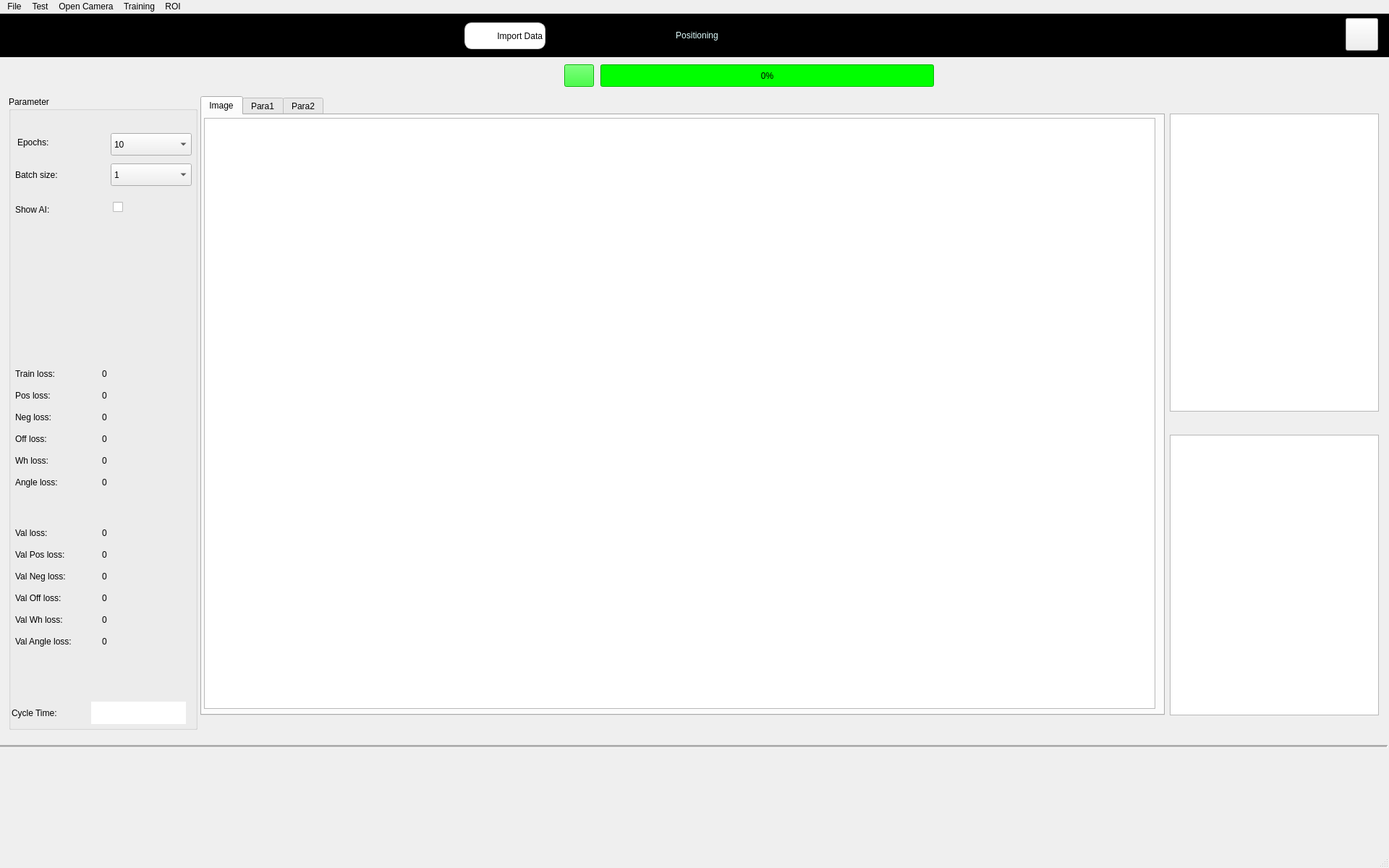
<?xml version="1.0" encoding="UTF-8"?>
<ui version="4.0">
 <class>MainWindow</class>
 <widget class="QMainWindow" name="MainWindow">
  <property name="geometry">
   <rect>
    <x>0</x>
    <y>0</y>
    <width>1920</width>
    <height>1200</height>
   </rect>
  </property>
  <property name="maximumSize">
   <size>
    <width>16777215</width>
    <height>1200</height>
   </size>
  </property>
  <property name="windowTitle">
   <string>MainWindow</string>
  </property>
  <widget class="QWidget" name="centralwidget">
   <widget class="QLabel" name="label">
    <property name="geometry">
     <rect>
      <x>-2</x>
      <y>-1</y>
      <width>1931</width>
      <height>61</height>
     </rect>
    </property>
    <property name="styleSheet">
     <string notr="true">color: rgb(225, 255, 255);
background-color: rgb(0, 0, 0);
font: 24pt &quot;MS Shell Dlg 2&quot;;</string>
    </property>
    <property name="text">
     <string>Positioning</string>
    </property>
    <property name="alignment">
     <set>Qt::AlignCenter</set>
    </property>
   </widget>
   <widget class="QProgressBar" name="progressBar">
    <property name="geometry">
     <rect>
      <x>830</x>
      <y>70</y>
      <width>461</width>
      <height>31</height>
     </rect>
    </property>
    <property name="styleSheet">
     <string notr="true">background-color: rgb(0, 255, 0);</string>
    </property>
    <property name="value">
     <number>0</number>
    </property>
   </widget>
   <widget class="QPushButton" name="Bnt_Traning">
    <property name="geometry">
     <rect>
      <x>780</x>
      <y>70</y>
      <width>41</width>
      <height>31</height>
     </rect>
    </property>
    <property name="autoFillBackground">
     <bool>false</bool>
    </property>
    <property name="styleSheet">
     <string notr="true">background-color: rgb(0, 255, 0);</string>
    </property>
    <property name="text">
     <string/>
    </property>
    <property name="icon">
     <iconset>
      <normaloff>../Icon/model.png</normaloff>../Icon/model.png</iconset>
    </property>
    <property name="iconSize">
     <size>
      <width>25</width>
      <height>25</height>
     </size>
    </property>
    <property name="shortcut">
     <string notr="true"/>
    </property>
    <property name="checkable">
     <bool>false</bool>
    </property>
    <property name="autoRepeat">
     <bool>false</bool>
    </property>
    <property name="autoExclusive">
     <bool>false</bool>
    </property>
    <property name="autoDefault">
     <bool>false</bool>
    </property>
    <property name="default">
     <bool>false</bool>
    </property>
    <property name="flat">
     <bool>false</bool>
    </property>
   </widget>
   <widget class="QLabel" name="label_13">
    <property name="geometry">
     <rect>
      <x>294</x>
      <y>75</y>
      <width>70</width>
      <height>28</height>
     </rect>
    </property>
    <property name="styleSheet">
     <string notr="true">font: 10pt &quot;MS Shell Dlg 2&quot;;</string>
    </property>
    <property name="text">
     <string/>
    </property>
    <property name="pixmap">
     <pixmap>../Icon/icons8-gpu-64.png</pixmap>
    </property>
   </widget>
   <widget class="QLabel" name="La_Device">
    <property name="geometry">
     <rect>
      <x>367</x>
      <y>73</y>
      <width>142</width>
      <height>31</height>
     </rect>
    </property>
    <property name="styleSheet">
     <string notr="true">font: 10pt &quot;Segoe UI&quot;;
font: 700 9pt &quot;Segoe UI&quot;;</string>
    </property>
    <property name="text">
     <string/>
    </property>
   </widget>
   <widget class="QLabel" name="La_Training_Process">
    <property name="geometry">
     <rect>
      <x>1350</x>
      <y>70</y>
      <width>271</width>
      <height>26</height>
     </rect>
    </property>
    <property name="styleSheet">
     <string notr="true">font: 10pt &quot;Segoe UI&quot;;</string>
    </property>
    <property name="text">
     <string/>
    </property>
   </widget>
   <widget class="QLabel" name="label_7">
    <property name="geometry">
     <rect>
      <x>715</x>
      <y>945</y>
      <width>1121</width>
      <height>31</height>
     </rect>
    </property>
    <property name="styleSheet">
     <string notr="true">font: 10pt &quot;Segoe UI&quot;;</string>
    </property>
    <property name="text">
     <string/>
    </property>
   </widget>
   <widget class="QPushButton" name="Bnt_Quite">
    <property name="geometry">
     <rect>
      <x>1860</x>
      <y>6</y>
      <width>45</width>
      <height>45</height>
     </rect>
    </property>
    <property name="styleSheet">
     <string notr="true">font: 75 15pt &quot;MS Shell Dlg 2&quot;;</string>
    </property>
    <property name="text">
     <string/>
    </property>
    <property name="icon">
     <iconset>
      <normaloff>../Icon/icons8-exit-100.png</normaloff>../Icon/icons8-exit-100.png</iconset>
    </property>
    <property name="iconSize">
     <size>
      <width>30</width>
      <height>30</height>
     </size>
    </property>
   </widget>
   <widget class="Line" name="line">
    <property name="geometry">
     <rect>
      <x>-3</x>
      <y>1005</y>
      <width>1921</width>
      <height>16</height>
     </rect>
    </property>
    <property name="midLineWidth">
     <number>2</number>
    </property>
    <property name="orientation">
     <enum>Qt::Horizontal</enum>
    </property>
   </widget>
   <widget class="QTabWidget" name="tabWidget">
    <property name="geometry">
     <rect>
      <x>277</x>
      <y>114</y>
      <width>1333</width>
      <height>856</height>
     </rect>
    </property>
    <property name="currentIndex">
     <number>0</number>
    </property>
    <widget class="QWidget" name="tab">
     <attribute name="title">
      <string>Image</string>
     </attribute>
     <widget class="QGraphicsView" name="graphicsView">
      <property name="geometry">
       <rect>
        <x>3</x>
        <y>4</y>
        <width>1315</width>
        <height>817</height>
       </rect>
      </property>
     </widget>
    </widget>
    <widget class="QWidget" name="tab_2">
     <attribute name="title">
      <string>Para1</string>
     </attribute>
     <widget class="QLabel" name="La_Munber_Image">
      <property name="geometry">
       <rect>
        <x>141</x>
        <y>12</y>
        <width>131</width>
        <height>31</height>
       </rect>
      </property>
      <property name="styleSheet">
       <string notr="true">font: 10pt &quot;Segoe UI&quot;;
background-color: rgb(255, 255, 255);</string>
      </property>
      <property name="text">
       <string/>
      </property>
     </widget>
     <widget class="QLabel" name="label_4">
      <property name="geometry">
       <rect>
        <x>9</x>
        <y>52</y>
        <width>111</width>
        <height>31</height>
       </rect>
      </property>
      <property name="styleSheet">
       <string notr="true">font: 8pt &quot;MS Shell Dlg 2&quot;;
font: 10pt &quot;MS Shell Dlg 2&quot;;</string>
      </property>
      <property name="text">
       <string>Images size:</string>
      </property>
     </widget>
     <widget class="QComboBox" name="comboBox_acceptance_threshold">
      <property name="geometry">
       <rect>
        <x>141</x>
        <y>96</y>
        <width>131</width>
        <height>31</height>
       </rect>
      </property>
      <property name="styleSheet">
       <string notr="true">font: 10pt &quot;Segoe UI&quot;;</string>
      </property>
      <item>
       <property name="text">
        <string>0.01</string>
       </property>
      </item>
      <item>
       <property name="text">
        <string>0.1</string>
       </property>
      </item>
      <item>
       <property name="text">
        <string>0.2</string>
       </property>
      </item>
      <item>
       <property name="text">
        <string>0.3</string>
       </property>
      </item>
      <item>
       <property name="text">
        <string>0.4</string>
       </property>
      </item>
      <item>
       <property name="text">
        <string>0.5</string>
       </property>
      </item>
      <item>
       <property name="text">
        <string>0.6</string>
       </property>
      </item>
      <item>
       <property name="text">
        <string>0.7</string>
       </property>
      </item>
      <item>
       <property name="text">
        <string>0.8</string>
       </property>
      </item>
      <item>
       <property name="text">
        <string>0.9</string>
       </property>
      </item>
      <item>
       <property name="text">
        <string>1.0</string>
       </property>
      </item>
     </widget>
     <widget class="QLabel" name="label_31">
      <property name="geometry">
       <rect>
        <x>12</x>
        <y>136</y>
        <width>118</width>
        <height>31</height>
       </rect>
      </property>
      <property name="styleSheet">
       <string notr="true">font: 10pt &quot;MS Shell Dlg 2&quot;;</string>
      </property>
      <property name="text">
       <string>Zoom Factor:</string>
      </property>
     </widget>
     <widget class="QLabel" name="La_image_size">
      <property name="geometry">
       <rect>
        <x>141</x>
        <y>54</y>
        <width>131</width>
        <height>31</height>
       </rect>
      </property>
      <property name="autoFillBackground">
       <bool>false</bool>
      </property>
      <property name="styleSheet">
       <string notr="true">background-color: rgb(255, 255, 255);
font: 10pt &quot;MS Shell Dlg 2&quot;;</string>
      </property>
      <property name="text">
       <string/>
      </property>
     </widget>
     <widget class="QLabel" name="label_2">
      <property name="geometry">
       <rect>
        <x>9</x>
        <y>12</y>
        <width>71</width>
        <height>31</height>
       </rect>
      </property>
      <property name="styleSheet">
       <string notr="true">font: 10pt &quot;MS Shell Dlg 2&quot;;</string>
      </property>
      <property name="text">
       <string>Images:</string>
      </property>
     </widget>
     <widget class="QDoubleSpinBox" name="doubleSpinBox_Zoon_Factor">
      <property name="geometry">
       <rect>
        <x>144</x>
        <y>138</y>
        <width>67</width>
        <height>28</height>
       </rect>
      </property>
      <property name="styleSheet">
       <string notr="true">font: 10pt &quot;Segoe UI&quot;;</string>
      </property>
      <property name="decimals">
       <number>2</number>
      </property>
      <property name="minimum">
       <double>0.150000000000000</double>
      </property>
      <property name="maximum">
       <double>4.000000000000000</double>
      </property>
     </widget>
     <widget class="QLabel" name="label_5">
      <property name="geometry">
       <rect>
        <x>9</x>
        <y>92</y>
        <width>101</width>
        <height>31</height>
       </rect>
      </property>
      <property name="styleSheet">
       <string notr="true">font: 10pt &quot;MS Shell Dlg 2&quot;;</string>
      </property>
      <property name="text">
       <string>Threshold:</string>
      </property>
     </widget>
     <widget class="QDoubleSpinBox" name="doubleSpinBox_Mns_Threshold">
      <property name="geometry">
       <rect>
        <x>144</x>
        <y>183</y>
        <width>67</width>
        <height>28</height>
       </rect>
      </property>
      <property name="styleSheet">
       <string notr="true">font: 10pt &quot;Segoe UI&quot;;</string>
      </property>
      <property name="decimals">
       <number>2</number>
      </property>
      <property name="minimum">
       <double>0.100000000000000</double>
      </property>
      <property name="maximum">
       <double>1.000000000000000</double>
      </property>
      <property name="singleStep">
       <double>0.100000000000000</double>
      </property>
     </widget>
     <widget class="QLabel" name="label_32">
      <property name="geometry">
       <rect>
        <x>15</x>
        <y>180</y>
        <width>121</width>
        <height>31</height>
       </rect>
      </property>
      <property name="styleSheet">
       <string notr="true">font: 10pt &quot;MS Shell Dlg 2&quot;;</string>
      </property>
      <property name="text">
       <string>Mns_Threshold:</string>
      </property>
     </widget>
     <widget class="QLabel" name="label_23">
      <property name="geometry">
       <rect>
        <x>17</x>
        <y>258</y>
        <width>101</width>
        <height>31</height>
       </rect>
      </property>
      <property name="styleSheet">
       <string notr="true">font: 10pt &quot;MS Shell Dlg 2&quot;;</string>
      </property>
      <property name="text">
       <string>OCR</string>
      </property>
     </widget>
     <widget class="QCheckBox" name="checkBox_7">
      <property name="enabled">
       <bool>true</bool>
      </property>
      <property name="geometry">
       <rect>
        <x>147</x>
        <y>258</y>
        <width>64</width>
        <height>31</height>
       </rect>
      </property>
      <property name="acceptDrops">
       <bool>false</bool>
      </property>
      <property name="text">
       <string/>
      </property>
      <property name="shortcut">
       <string/>
      </property>
      <property name="checkable">
       <bool>true</bool>
      </property>
      <property name="checked">
       <bool>false</bool>
      </property>
      <property name="tristate">
       <bool>false</bool>
      </property>
     </widget>
     <widget class="QLabel" name="label_37">
      <property name="geometry">
       <rect>
        <x>15</x>
        <y>216</y>
        <width>121</width>
        <height>31</height>
       </rect>
      </property>
      <property name="styleSheet">
       <string notr="true">font: 10pt &quot;MS Shell Dlg 2&quot;;</string>
      </property>
      <property name="text">
       <string>Cy_Threshold:</string>
      </property>
     </widget>
     <widget class="QSpinBox" name="doubleSpinBox_Cy_OCR">
      <property name="geometry">
       <rect>
        <x>144</x>
        <y>219</y>
        <width>64</width>
        <height>28</height>
       </rect>
      </property>
      <property name="styleSheet">
       <string notr="true">font: 10pt &quot;MS Shell Dlg 2&quot;;</string>
      </property>
      <property name="minimum">
       <number>1</number>
      </property>
      <property name="maximum">
       <number>10000</number>
      </property>
     </widget>
    </widget>
    <widget class="QWidget" name="tab_3">
     <attribute name="title">
      <string>Para2</string>
     </attribute>
     <widget class="QTableWidget" name="tableWidget_2">
      <property name="geometry">
       <rect>
        <x>6</x>
        <y>6</y>
        <width>1315</width>
        <height>796</height>
       </rect>
      </property>
     </widget>
    </widget>
   </widget>
   <widget class="QGroupBox" name="groupBox">
    <property name="enabled">
     <bool>true</bool>
    </property>
    <property name="geometry">
     <rect>
      <x>12</x>
      <y>114</y>
      <width>261</width>
      <height>876</height>
     </rect>
    </property>
    <property name="mouseTracking">
     <bool>false</bool>
    </property>
    <property name="styleSheet">
     <string notr="true">border-color: rgb(0, 0, 0);
font: 12pt &quot;Segoe UI&quot;;
gridline-color: rgb(0, 0, 0);</string>
    </property>
    <property name="title">
     <string>Parameter</string>
    </property>
    <widget class="QLabel" name="label_6">
     <property name="geometry">
      <rect>
       <x>4</x>
       <y>837</y>
       <width>101</width>
       <height>31</height>
      </rect>
     </property>
     <property name="styleSheet">
      <string notr="true">font: 10pt &quot;MS Shell Dlg 2&quot;;</string>
     </property>
     <property name="text">
      <string>Cycle Time:</string>
     </property>
    </widget>
    <widget class="QLabel" name="La_cycle_time">
     <property name="geometry">
      <rect>
       <x>114</x>
       <y>837</y>
       <width>131</width>
       <height>31</height>
      </rect>
     </property>
     <property name="styleSheet">
      <string notr="true">background-color: rgb(255, 255, 255);
font: 10pt &quot;MS Shell Dlg 2&quot;;</string>
     </property>
     <property name="text">
      <string/>
     </property>
    </widget>
    <widget class="QLabel" name="label_9">
     <property name="geometry">
      <rect>
       <x>12</x>
       <y>48</y>
       <width>71</width>
       <height>31</height>
      </rect>
     </property>
     <property name="styleSheet">
      <string notr="true">font: 10pt &quot;MS Shell Dlg 2&quot;;</string>
     </property>
     <property name="text">
      <string>Epochs:</string>
     </property>
    </widget>
    <widget class="QComboBox" name="comboBox_batch_size">
     <property name="geometry">
      <rect>
       <x>141</x>
       <y>93</y>
       <width>112</width>
       <height>31</height>
      </rect>
     </property>
     <property name="styleSheet">
      <string notr="true">font: 10pt &quot;Segoe UI&quot;;</string>
     </property>
     <item>
      <property name="text">
       <string>1</string>
      </property>
     </item>
     <item>
      <property name="text">
       <string>2</string>
      </property>
     </item>
     <item>
      <property name="text">
       <string>3</string>
      </property>
     </item>
     <item>
      <property name="text">
       <string>4</string>
      </property>
     </item>
     <item>
      <property name="text">
       <string>5</string>
      </property>
     </item>
    </widget>
    <widget class="QLabel" name="label_26">
     <property name="geometry">
      <rect>
       <x>9</x>
       <y>93</y>
       <width>101</width>
       <height>31</height>
      </rect>
     </property>
     <property name="styleSheet">
      <string notr="true">font: 10pt &quot;MS Shell Dlg 2&quot;;</string>
     </property>
     <property name="text">
      <string>Batch size:</string>
     </property>
    </widget>
    <widget class="QComboBox" name="comboBox_epoch">
     <property name="geometry">
      <rect>
       <x>141</x>
       <y>51</y>
       <width>112</width>
       <height>31</height>
      </rect>
     </property>
     <property name="styleSheet">
      <string notr="true">font: 10pt &quot;Segoe UI&quot;;</string>
     </property>
     <item>
      <property name="text">
       <string>10</string>
      </property>
     </item>
     <item>
      <property name="text">
       <string>1</string>
      </property>
     </item>
     <item>
      <property name="text">
       <string>2</string>
      </property>
     </item>
     <item>
      <property name="text">
       <string>3</string>
      </property>
     </item>
     <item>
      <property name="text">
       <string>4</string>
      </property>
     </item>
     <item>
      <property name="text">
       <string>5</string>
      </property>
     </item>
     <item>
      <property name="text">
       <string>6</string>
      </property>
     </item>
     <item>
      <property name="text">
       <string>7</string>
      </property>
     </item>
     <item>
      <property name="text">
       <string>8</string>
      </property>
     </item>
     <item>
      <property name="text">
       <string>9</string>
      </property>
     </item>
     <item>
      <property name="text">
       <string>10</string>
      </property>
     </item>
     <item>
      <property name="text">
       <string>15</string>
      </property>
     </item>
     <item>
      <property name="text">
       <string>20</string>
      </property>
     </item>
     <item>
      <property name="text">
       <string>25</string>
      </property>
     </item>
     <item>
      <property name="text">
       <string>30</string>
      </property>
     </item>
     <item>
      <property name="text">
       <string>35</string>
      </property>
     </item>
     <item>
      <property name="text">
       <string>40</string>
      </property>
     </item>
     <item>
      <property name="text">
       <string>45</string>
      </property>
     </item>
     <item>
      <property name="text">
       <string>50</string>
      </property>
     </item>
     <item>
      <property name="text">
       <string>55</string>
      </property>
     </item>
     <item>
      <property name="text">
       <string>60</string>
      </property>
     </item>
     <item>
      <property name="text">
       <string>65</string>
      </property>
     </item>
     <item>
      <property name="text">
       <string>70</string>
      </property>
     </item>
     <item>
      <property name="text">
       <string>75</string>
      </property>
     </item>
     <item>
      <property name="text">
       <string>80</string>
      </property>
     </item>
    </widget>
    <widget class="QCheckBox" name="checkBox_6">
     <property name="enabled">
      <bool>true</bool>
     </property>
     <property name="geometry">
      <rect>
       <x>144</x>
       <y>138</y>
       <width>103</width>
       <height>31</height>
      </rect>
     </property>
     <property name="acceptDrops">
      <bool>false</bool>
     </property>
     <property name="text">
      <string/>
     </property>
     <property name="icon">
      <iconset>
       <normaloff>../Icon/icons8-polyline-100.png</normaloff>../Icon/icons8-polyline-100.png</iconset>
     </property>
     <property name="shortcut">
      <string/>
     </property>
     <property name="checkable">
      <bool>true</bool>
     </property>
     <property name="checked">
      <bool>false</bool>
     </property>
     <property name="tristate">
      <bool>false</bool>
     </property>
    </widget>
    <widget class="QLabel" name="label_19">
     <property name="geometry">
      <rect>
       <x>9</x>
       <y>141</y>
       <width>101</width>
       <height>31</height>
      </rect>
     </property>
     <property name="styleSheet">
      <string notr="true">font: 10pt &quot;MS Shell Dlg 2&quot;;</string>
     </property>
     <property name="text">
      <string>Show AI:</string>
     </property>
    </widget>
    <widget class="QLabel" name="La_val_neg_loss">
     <property name="geometry">
      <rect>
       <x>129</x>
       <y>648</y>
       <width>121</width>
       <height>31</height>
      </rect>
     </property>
     <property name="styleSheet">
      <string notr="true">font: 10pt &quot;MS Shell Dlg 2&quot;;</string>
     </property>
     <property name="text">
      <string>0</string>
     </property>
    </widget>
    <widget class="QLabel" name="label_18">
     <property name="geometry">
      <rect>
       <x>9</x>
       <y>428</y>
       <width>111</width>
       <height>31</height>
      </rect>
     </property>
     <property name="styleSheet">
      <string notr="true">font: 10pt &quot;MS Shell Dlg 2&quot;;</string>
     </property>
     <property name="text">
      <string>Neg loss:</string>
     </property>
    </widget>
    <widget class="QLabel" name="La_Angle_loss">
     <property name="geometry">
      <rect>
       <x>129</x>
       <y>518</y>
       <width>121</width>
       <height>31</height>
      </rect>
     </property>
     <property name="styleSheet">
      <string notr="true">font: 10pt &quot;MS Shell Dlg 2&quot;;</string>
     </property>
     <property name="text">
      <string>0</string>
     </property>
    </widget>
    <widget class="QLabel" name="La_pos_loss">
     <property name="geometry">
      <rect>
       <x>129</x>
       <y>398</y>
       <width>121</width>
       <height>31</height>
      </rect>
     </property>
     <property name="styleSheet">
      <string notr="true">font: 10pt &quot;MS Shell Dlg 2&quot;;</string>
     </property>
     <property name="text">
      <string>0</string>
     </property>
    </widget>
    <widget class="QLabel" name="label_36">
     <property name="geometry">
      <rect>
       <x>9</x>
       <y>588</y>
       <width>111</width>
       <height>31</height>
      </rect>
     </property>
     <property name="styleSheet">
      <string notr="true">font: 10pt &quot;MS Shell Dlg 2&quot;;</string>
     </property>
     <property name="text">
      <string>Val loss:</string>
     </property>
    </widget>
    <widget class="QLabel" name="label_55">
     <property name="geometry">
      <rect>
       <x>9</x>
       <y>678</y>
       <width>111</width>
       <height>31</height>
      </rect>
     </property>
     <property name="styleSheet">
      <string notr="true">font: 10pt &quot;MS Shell Dlg 2&quot;;</string>
     </property>
     <property name="text">
      <string>Val Off loss:</string>
     </property>
    </widget>
    <widget class="QLabel" name="label_54">
     <property name="geometry">
      <rect>
       <x>9</x>
       <y>738</y>
       <width>111</width>
       <height>31</height>
      </rect>
     </property>
     <property name="styleSheet">
      <string notr="true">font: 10pt &quot;MS Shell Dlg 2&quot;;</string>
     </property>
     <property name="text">
      <string>Val Angle loss:</string>
     </property>
    </widget>
    <widget class="QLabel" name="label_16">
     <property name="geometry">
      <rect>
       <x>9</x>
       <y>368</y>
       <width>111</width>
       <height>31</height>
      </rect>
     </property>
     <property name="styleSheet">
      <string notr="true">font: 10pt &quot;MS Shell Dlg 2&quot;;
font: 10pt &quot;MS Shell Dlg 2&quot;;</string>
     </property>
     <property name="text">
      <string>Train loss:</string>
     </property>
    </widget>
    <widget class="QLabel" name="La_wh_loss">
     <property name="geometry">
      <rect>
       <x>129</x>
       <y>488</y>
       <width>121</width>
       <height>31</height>
      </rect>
     </property>
     <property name="styleSheet">
      <string notr="true">font: 10pt &quot;MS Shell Dlg 2&quot;;</string>
     </property>
     <property name="text">
      <string>0</string>
     </property>
    </widget>
    <widget class="QLabel" name="La_val_wh_loss">
     <property name="geometry">
      <rect>
       <x>129</x>
       <y>708</y>
       <width>121</width>
       <height>31</height>
      </rect>
     </property>
     <property name="styleSheet">
      <string notr="true">font: 10pt &quot;MS Shell Dlg 2&quot;;</string>
     </property>
     <property name="text">
      <string>0</string>
     </property>
    </widget>
    <widget class="QLabel" name="La_neg_loss">
     <property name="geometry">
      <rect>
       <x>129</x>
       <y>428</y>
       <width>121</width>
       <height>31</height>
      </rect>
     </property>
     <property name="styleSheet">
      <string notr="true">font: 10pt &quot;MS Shell Dlg 2&quot;;</string>
     </property>
     <property name="text">
      <string>0</string>
     </property>
    </widget>
    <widget class="QLabel" name="La_off_loss">
     <property name="geometry">
      <rect>
       <x>129</x>
       <y>458</y>
       <width>121</width>
       <height>31</height>
      </rect>
     </property>
     <property name="styleSheet">
      <string notr="true">font: 10pt &quot;MS Shell Dlg 2&quot;;</string>
     </property>
     <property name="text">
      <string>0</string>
     </property>
    </widget>
    <widget class="QLabel" name="label_52">
     <property name="geometry">
      <rect>
       <x>9</x>
       <y>648</y>
       <width>111</width>
       <height>31</height>
      </rect>
     </property>
     <property name="styleSheet">
      <string notr="true">font: 10pt &quot;MS Shell Dlg 2&quot;;</string>
     </property>
     <property name="text">
      <string>Val Neg loss:</string>
     </property>
    </widget>
    <widget class="QLabel" name="La_train_loss">
     <property name="geometry">
      <rect>
       <x>129</x>
       <y>368</y>
       <width>121</width>
       <height>31</height>
      </rect>
     </property>
     <property name="styleSheet">
      <string notr="true">font: 10pt &quot;MS Shell Dlg 2&quot;;</string>
     </property>
     <property name="text">
      <string>0</string>
     </property>
    </widget>
    <widget class="QLabel" name="La_val_off_loss">
     <property name="geometry">
      <rect>
       <x>129</x>
       <y>678</y>
       <width>121</width>
       <height>31</height>
      </rect>
     </property>
     <property name="styleSheet">
      <string notr="true">font: 10pt &quot;MS Shell Dlg 2&quot;;</string>
     </property>
     <property name="text">
      <string>0</string>
     </property>
    </widget>
    <widget class="QLabel" name="La_val_loss">
     <property name="geometry">
      <rect>
       <x>129</x>
       <y>588</y>
       <width>121</width>
       <height>31</height>
      </rect>
     </property>
     <property name="styleSheet">
      <string notr="true">font: 10pt &quot;MS Shell Dlg 2&quot;;</string>
     </property>
     <property name="text">
      <string>0</string>
     </property>
    </widget>
    <widget class="QLabel" name="label_20">
     <property name="geometry">
      <rect>
       <x>9</x>
       <y>458</y>
       <width>111</width>
       <height>31</height>
      </rect>
     </property>
     <property name="styleSheet">
      <string notr="true">font: 10pt &quot;MS Shell Dlg 2&quot;;</string>
     </property>
     <property name="text">
      <string>Off loss:</string>
     </property>
    </widget>
    <widget class="QLabel" name="label_17">
     <property name="geometry">
      <rect>
       <x>9</x>
       <y>398</y>
       <width>111</width>
       <height>31</height>
      </rect>
     </property>
     <property name="styleSheet">
      <string notr="true">font: 10pt &quot;MS Shell Dlg 2&quot;;</string>
     </property>
     <property name="text">
      <string>Pos loss:</string>
     </property>
    </widget>
    <widget class="QLabel" name="La_val_poss_loss">
     <property name="geometry">
      <rect>
       <x>129</x>
       <y>618</y>
       <width>111</width>
       <height>31</height>
      </rect>
     </property>
     <property name="styleSheet">
      <string notr="true">font: 10pt &quot;MS Shell Dlg 2&quot;;</string>
     </property>
     <property name="text">
      <string>0</string>
     </property>
    </widget>
    <widget class="QLabel" name="label_56">
     <property name="geometry">
      <rect>
       <x>9</x>
       <y>708</y>
       <width>111</width>
       <height>31</height>
      </rect>
     </property>
     <property name="styleSheet">
      <string notr="true">font: 10pt &quot;MS Shell Dlg 2&quot;;
</string>
     </property>
     <property name="text">
      <string>Val Wh loss:</string>
     </property>
    </widget>
    <widget class="QLabel" name="La_val_angle_loss">
     <property name="geometry">
      <rect>
       <x>129</x>
       <y>738</y>
       <width>111</width>
       <height>31</height>
      </rect>
     </property>
     <property name="styleSheet">
      <string notr="true">font: 10pt &quot;MS Shell Dlg 2&quot;;</string>
     </property>
     <property name="text">
      <string>0</string>
     </property>
    </widget>
    <widget class="QLabel" name="label_53">
     <property name="geometry">
      <rect>
       <x>9</x>
       <y>618</y>
       <width>111</width>
       <height>31</height>
      </rect>
     </property>
     <property name="styleSheet">
      <string notr="true">font: 10pt &quot;MS Shell Dlg 2&quot;;</string>
     </property>
     <property name="text">
      <string>Val Pos loss:</string>
     </property>
    </widget>
    <widget class="QLabel" name="label_21">
     <property name="geometry">
      <rect>
       <x>9</x>
       <y>518</y>
       <width>111</width>
       <height>31</height>
      </rect>
     </property>
     <property name="styleSheet">
      <string notr="true">font: 10pt &quot;MS Shell Dlg 2&quot;;</string>
     </property>
     <property name="text">
      <string>Angle loss:</string>
     </property>
    </widget>
    <widget class="QLabel" name="label_22">
     <property name="geometry">
      <rect>
       <x>9</x>
       <y>488</y>
       <width>111</width>
       <height>31</height>
      </rect>
     </property>
     <property name="styleSheet">
      <string notr="true">font: 10pt &quot;MS Shell Dlg 2&quot;;</string>
     </property>
     <property name="text">
      <string>Wh loss:</string>
     </property>
    </widget>
   </widget>
   <widget class="QTableWidget" name="tableWidget">
    <property name="enabled">
     <bool>true</bool>
    </property>
    <property name="geometry">
     <rect>
      <x>1617</x>
      <y>138</y>
      <width>289</width>
      <height>412</height>
     </rect>
    </property>
   </widget>
   <widget class="QListWidget" name="listWidget_2">
    <property name="geometry">
     <rect>
      <x>1617</x>
      <y>582</y>
      <width>289</width>
      <height>388</height>
     </rect>
    </property>
   </widget>
   <widget class="QLabel" name="La_OCR">
    <property name="geometry">
     <rect>
      <x>282</x>
      <y>975</y>
      <width>1324</width>
      <height>31</height>
     </rect>
    </property>
    <property name="styleSheet">
     <string notr="true">font: 75 14pt &quot;MS Shell Dlg 2&quot;;</string>
    </property>
    <property name="text">
     <string/>
    </property>
   </widget>
   <widget class="QLabel" name="label_3">
    <property name="geometry">
     <rect>
      <x>642</x>
      <y>12</y>
      <width>112</width>
      <height>37</height>
     </rect>
    </property>
    <property name="styleSheet">
     <string notr="true">QLabel {
	font: 8pt &quot;MS Shell Dlg 2&quot;;
    background-color: white;
    border-radius: 10px;
    border: 1px solid #ccc;
}
</string>
    </property>
    <property name="text">
     <string>Import Data</string>
    </property>
    <property name="alignment">
     <set>Qt::AlignRight|Qt::AlignTrailing|Qt::AlignVCenter</set>
    </property>
   </widget>
   <widget class="QPushButton" name="Bnt_Import_Data">
    <property name="geometry">
     <rect>
      <x>654</x>
      <y>18</y>
      <width>25</width>
      <height>25</height>
     </rect>
    </property>
    <property name="styleSheet">
     <string notr="true">QPushButton {
    background-color: white;
    border-radius: 12px;

}

QPushButton:hover {
    background-color: #f0f0f0;
}

QPushButton:pressed {
    background-color: #e0e0e0;
}
</string>
    </property>
    <property name="text">
     <string/>
    </property>
    <property name="icon">
     <iconset>
      <normaloff>../Icon/icons8-center-100.png</normaloff>../Icon/icons8-center-100.png</iconset>
    </property>
    <property name="iconSize">
     <size>
      <width>25</width>
      <height>25</height>
     </size>
    </property>
   </widget>
  </widget>
  <widget class="QStatusBar" name="statusbar"/>
  <widget class="QMenuBar" name="menubar">
   <property name="geometry">
    <rect>
     <x>0</x>
     <y>0</y>
     <width>1920</width>
     <height>26</height>
    </rect>
   </property>
   <widget class="QMenu" name="menuFile">
    <property name="title">
     <string>File</string>
    </property>
    <addaction name="Action_Open"/>
    <addaction name="Action_Save_Value"/>
    <addaction name="actionClear_All_Label"/>
   </widget>
   <widget class="QMenu" name="menuedit">
    <property name="title">
     <string>Open Camera</string>
    </property>
    <addaction name="action_Open_Camera_Test"/>
   </widget>
   <widget class="QMenu" name="menuTest">
    <property name="title">
     <string>Test</string>
    </property>
    <addaction name="actionOpen_Model_AI"/>
    <addaction name="actionStop_Training"/>
    <addaction name="actionExit_Clear_Data"/>
   </widget>
   <widget class="QMenu" name="menuSegmentation">
    <property name="title">
     <string>Training</string>
    </property>
    <addaction name="actionSeg_Form"/>
    <addaction name="actionClassify_Form"/>
    <addaction name="actionUnsupervised_Form"/>
    <addaction name="actionOCR_Form"/>
   </widget>
   <widget class="QMenu" name="menuROI">
    <property name="title">
     <string>ROI</string>
    </property>
    <addaction name="actionSelect_ROI"/>
   </widget>
   <addaction name="menuFile"/>
   <addaction name="menuTest"/>
   <addaction name="menuedit"/>
   <addaction name="menuSegmentation"/>
   <addaction name="menuROI"/>
  </widget>
  <action name="Action_Open">
   <property name="icon">
    <iconset>
     <normaloff>../Icon/icons8-open-file-100.png</normaloff>../Icon/icons8-open-file-100.png</iconset>
   </property>
   <property name="text">
    <string>Open Image Folder</string>
   </property>
  </action>
  <action name="actionsaveas">
   <property name="text">
    <string>Open Model</string>
   </property>
  </action>
  <action name="actionSelect_Color">
   <property name="text">
    <string>Select Color</string>
   </property>
  </action>
  <action name="actionOpen_images_augmented">
   <property name="text">
    <string>Open images augmented</string>
   </property>
  </action>
  <action name="actionOpen_CVS_File">
   <property name="text">
    <string>Open CVS File</string>
   </property>
  </action>
  <action name="actionOpen_Test_Images">
   <property name="text">
    <string>Open Test Images</string>
   </property>
  </action>
  <action name="actionOpen_Model_AI">
   <property name="icon">
    <iconset>
     <normaloff>../Icon/icons8-artificial-intelligence-100.png</normaloff>../Icon/icons8-artificial-intelligence-100.png</iconset>
   </property>
   <property name="text">
    <string>Open Model AI</string>
   </property>
  </action>
  <action name="action_Open_Camera_Test">
   <property name="icon">
    <iconset>
     <normaloff>../Icon/icons8-camera-100.png</normaloff>../Icon/icons8-camera-100.png</iconset>
   </property>
   <property name="text">
    <string>Open Camera</string>
   </property>
  </action>
  <action name="Action_Save_Value">
   <property name="icon">
    <iconset>
     <normaloff>../Icon/icons8-save-100.png</normaloff>../Icon/icons8-save-100.png</iconset>
   </property>
   <property name="text">
    <string>Update Value</string>
   </property>
  </action>
  <action name="actionStop_Training">
   <property name="icon">
    <iconset>
     <normaloff>../Icon/icons8-stop-sign-100.png</normaloff>../Icon/icons8-stop-sign-100.png</iconset>
   </property>
   <property name="text">
    <string>Stop Training</string>
   </property>
  </action>
  <action name="actionClear_All_Label">
   <property name="icon">
    <iconset>
     <normaloff>../Icon/icons8-broom-100.png</normaloff>../Icon/icons8-broom-100.png</iconset>
   </property>
   <property name="text">
    <string>Clear All Label</string>
   </property>
  </action>
  <action name="actionExit_Clear_Data">
   <property name="icon">
    <iconset>
     <normaloff>../Icon/icons8-broom-100.png</normaloff>../Icon/icons8-broom-100.png</iconset>
   </property>
   <property name="text">
    <string>Clear_Data</string>
   </property>
  </action>
  <action name="actionSeg_Form">
   <property name="icon">
    <iconset>
     <normaloff>../Icon/icons8-analyse-64.png</normaloff>../Icon/icons8-analyse-64.png</iconset>
   </property>
   <property name="text">
    <string>Suface analysis</string>
   </property>
  </action>
  <action name="actionClassify_Form">
   <property name="icon">
    <iconset>
     <normaloff>../Icon/icons8-classify-100.png</normaloff>../Icon/icons8-classify-100.png</iconset>
   </property>
   <property name="text">
    <string>Classify</string>
   </property>
  </action>
  <action name="actionUnsupervised_Form">
   <property name="icon">
    <iconset>
     <normaloff>../Icon/icons8-compare-100.png</normaloff>../Icon/icons8-compare-100.png</iconset>
   </property>
   <property name="text">
    <string>OCV</string>
   </property>
  </action>
  <action name="actionSelect_ROI">
   <property name="icon">
    <iconset>
     <normaloff>../Icon/icons8-rectangle-64.png</normaloff>../Icon/icons8-rectangle-64.png</iconset>
   </property>
   <property name="text">
    <string>Creat_ROI</string>
   </property>
  </action>
  <action name="actionSelect_ROI_2">
   <property name="text">
    <string>Select_ROI</string>
   </property>
  </action>
  <action name="actionOCR_Form">
   <property name="icon">
    <iconset>
     <normaloff>../Icon/icons8-ocr-100.png</normaloff>../Icon/icons8-ocr-100.png</iconset>
   </property>
   <property name="text">
    <string>OCR</string>
   </property>
  </action>
 </widget>
 <resources/>
 <connections/>
 <designerdata>
  <property name="gridDeltaX">
   <number>3</number>
  </property>
  <property name="gridDeltaY">
   <number>3</number>
  </property>
  <property name="gridSnapX">
   <bool>true</bool>
  </property>
  <property name="gridSnapY">
   <bool>true</bool>
  </property>
  <property name="gridVisible">
   <bool>true</bool>
  </property>
 </designerdata>
</ui>
